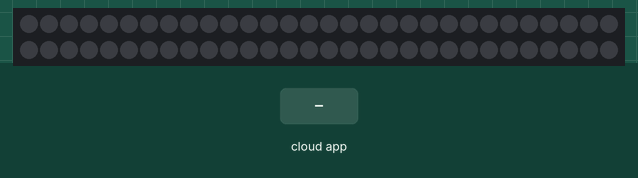
Simulated run of this sketch. Board: ESP8266 (NodeMCU). Shown: 60 RGB LEDs in strip order, left to right, continuing on the next row. The inputs (shaded band) are chosen by the test bench. Dim RGB values are drawn brighter than linear; WiFi joins after 1.5 s; servers stay silent unless stated; the Firebase database answers and starts empty; what the sketch prints to the serial monitor is not drawn.

Above: at 2.7 s.
2.8 s: the phone or cloud app sets SetUp to rainbow
6.9 s: the phone or cloud app sets Br to 1
At 11.1 s:
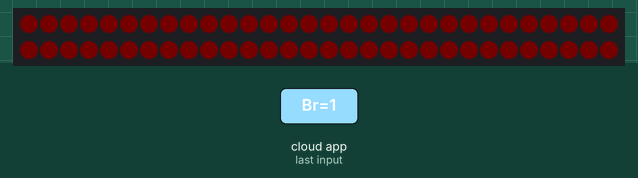
13.9 s: the phone or cloud app sets SetUp to u_rainbow
At 15.46 s:
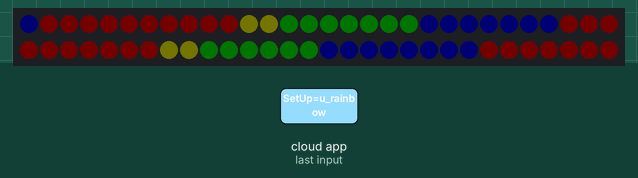
17.7 s: the phone or cloud app sets SetUp to odavissza
At 21.0 s:
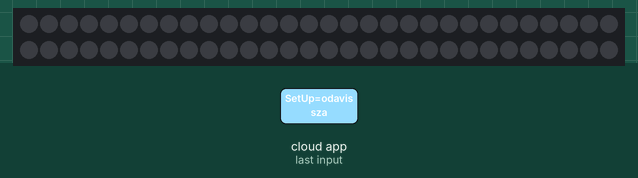
21.8 s: the phone or cloud app sets SetUp to g_wave
At 25.81 s:
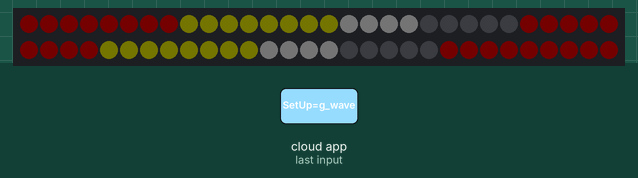
27.4 s: the phone or cloud app sets SetUp to rainbow
At 30.7 s:
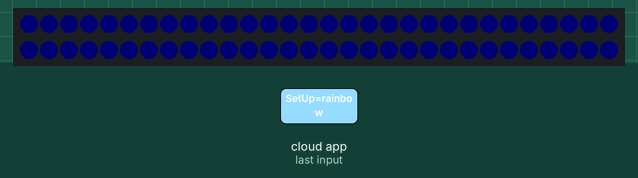
Timing chart, 0 to 32.2 s (numbered marks = the images above; inputs shaded):
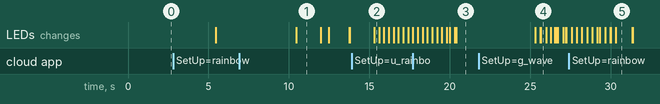

The sketch:

led.ino
```cpp
//alapkönyvtárak
#include "FirebaseESP8266.h"
#define FASTLED_ALLOW_INTERRUPTS 0
#include <FastLED.h>
#include <ESP8266WiFi.h>

//led inicializálás
#define NUM_LEDS 60
#define LED_PIN 4

//hálózat beállítása
const char* ssid = "YOUR_SSID";
const char* password = "YOUR_PASSWORD";
FirebaseData firebaseData;

//sftw led beállítás
CRGB leds [NUM_LEDS];

//alap változók
uint8_t redValue = 0;
uint8_t greenValue = 0;
uint8_t blueValue = 0;
uint8_t Br = 10;
uint8_t hue = 0;
uint8_t paletteIndex = 0;
String value = "";
String state = "";

//palette beállítása
DEFINE_GRADIENT_PALETTE (g1) {
  0,  153, 0, 120,  //hely, R, G, B
  128,  153, 0, 3,
  255,  0, 141, 153,
};
CRGBPalette16 myPal = g1;

DEFINE_GRADIENT_PALETTE( g2 ) {
  0,    0,  0,    0,     //green
  85,    255,  0,  0,     //bluegreen
  170,  255,  255,  0,     //gray
  255,  255,   255,    255,     //brown
};
CRGBPalette16 g_w_p = g2;

unsigned long sendDataPrevMillis1;

void setup() {
  Serial.begin(115200);
  connectWifi();
  //firebase databse URL (without https://) + secret key
  Firebase.begin("URL", "SECRET");
  FastLED.addLeds<WS2812B, LED_PIN, GRB>(leds, NUM_LEDS);
  FastLED.setMaxRefreshRate(100);
}

String setups[4];
void loop() {
  //adatbázisból adatlekérés x ms-onként
  if (millis() - sendDataPrevMillis1 > 5000)
  {

    sendDataPrevMillis1 = millis();
    value = getData("/SetUp");

    for (int i = 0; i < 4; i++) {
      if (setups[i] != getValue(value, ' ', i)) {
        setups[i] = getValue(value, ' ', i);
      }
    }
    if (Br != getDataInt("/Br")) {
      Br = getDataInt("/Br");
    }
  }

  if (setups[0] == "rainbow") {
    rainbow();
  }
  else if (setups[0] == "u_rainbow") {
    u_rainbow();
  }
  else if (setups[0] == "pat")
  {
    pat();
  }
  else if (setups[0] == "odavissza") {
    if (redValue != setups[1].toInt()) {
      redValue = setups[1].toInt();
    }
    if (greenValue != setups[2].toInt()) {
      greenValue = setups[2].toInt();
    }
    if (blueValue != setups[3].toInt()) {
      blueValue = setups[3].toInt();
    }
    odavissza();
  }
  else if (setups[0] == "g_wave") {
    g_wave();
  }
  else if (setups[0] == "szín") {
    Change();
  }

}


//programok
//fade into another color
void rainbow()
{

  FastLED.setBrightness(Br);
  for (int i = 0; i < NUM_LEDS; i++)
  {
    // hue, saturation, value
    leds[i] = CHSV(hue, 255, 255);
    EVERY_N_MILLISECONDS(15)
    {
      hue++;
    }
  }
  FastLED.show();
}

//a szivárvány végigfut a szalagon
void u_rainbow()
{
  FastLED.setBrightness(Br);
  for (int i = 0; i < NUM_LEDS; i++)
  {
    leds[i] = CHSV(hue + (i * 10), 255, 255);
  }
  EVERY_N_MILLISECONDS(10)
  {
    hue++;
  }
  FastLED.show();

}

//pattern function színátmenet
void pat()
{
  fill_palette(leds, NUM_LEDS, paletteIndex, 1, myPal, 255, LINEARBLEND);
  FastLED.setBrightness(Br);
  FastLED.show();
}

void odavissza()
{
  uint16_t sinBeat = beatsin16(10, 0, NUM_LEDS, 0, 0);
  leds[sinBeat] = CRGB(redValue, greenValue, blueValue);
  fadeToBlackBy(leds, NUM_LEDS, 20);
  FastLED.setBrightness(Br);
  FastLED.show();
}

void g_wave()
{
  int16_t beatA = beatsin16(30, 0, 255);
  uint16_t beatB = beatsin16(20, 0, 255);
  fill_palette(leds, NUM_LEDS, (beatA + beatB) / 2, 10, g_w_p, 255, LINEARBLEND);
  FastLED.setBrightness(Br);
  FastLED.show();

}

void setLedColor() {
  FastLED.setBrightness(Br);


  for (int i = 0; i < NUM_LEDS; i++)
  {
    leds[i] = CRGB(redValue, greenValue, blueValue);

  }
  FastLED.show();
}

//wifi csatlakozás
void connectWifi() {
  // Let us connect to WiFi
  WiFi.begin(ssid, password);
  while (WiFi.status() != WL_CONNECTED) {
    delay(500);
    Serial.print(".");

  }
  //Serial.println(".......");
  //Serial.println("WiFi Connected....IP Address:");
  //Serial.println(WiFi.localIP());
  Serial.println("Connected");
}

//adatkérés az adatbázistól
int getDataInt(String path) {
  Firebase.getInt(firebaseData, path);
  return firebaseData.intData();
}
String getData(String path) {
  Firebase.getString(firebaseData, path);
  return firebaseData.stringData();
}

//sztring szétördelése
String getValue(String data, char separator, int index)
{
  int found = 0;
  int strIndex[] = {0, -1};
  int maxIndex = data.length() - 1;

  for (int i = 0; i <= maxIndex && found <= index; i++) {
    if (data.charAt(i) == separator || i == maxIndex) {
      found++;
      strIndex[0] = strIndex[1] + 1;
      strIndex[1] = (i == maxIndex) ? i + 1 : i;
    }
  }

  return found > index ? data.substring(strIndex[0], strIndex[1]) : "";
}

//alapszín váltás
void Change() {
  delay(5000);
  if (Firebase.getInt(firebaseData, "red") != redValue) {
    redValue = firebaseData.intData();
    setLedColor();
  }
  if (Firebase.getInt(firebaseData, "green") != greenValue) {
    greenValue = firebaseData.intData();
    setLedColor();
  }


  if (Firebase.getInt(firebaseData, "blue") != blueValue) {
    blueValue = firebaseData.intData();
    setLedColor();
  }
}
```

Measured:
- after the input at 6.9 s, the LEDs: change after 3.6 s (image 1)
- after the input at 13.9 s, the LEDs: change after 1.4 s (image 2)
- after the input at 17.7 s, the LEDs: first differ from a run without the input after 2.6 s (image 3 shows a later state)
- after the input at 21.8 s, the LEDs: first change after 3.5 s (image 4 shows a later state)
- after the input at 27.4 s, the LEDs: first differ from a run without the input after 2.9 s (image 5)
- what the display in image 1 shows lasts 1.5 s, from 10.5 s to 12.0 s
